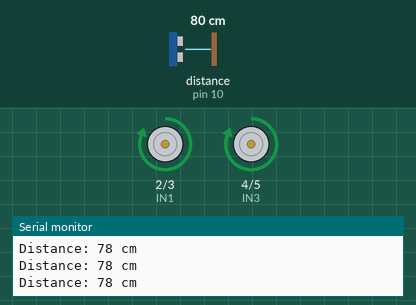
Simulated run of this sketch. Board: Arduino Uno, built with avr-gcc and run on an emulated ATmega328P. Shown: motor-driver pin pairs drawn as motors (green arrow = first pin HIGH = forward, orange = second pin HIGH = backward, longer = more drive), the last lines printed to the serial monitor. Wiring (inferred from the names in the program): ultrasonic range finder: trigger pin 9; echo pin 10. The inputs (shaded band) are chosen by the test bench; at power-on: distance to the obstacle (sensor on pin 10) 80 cm. The echo pulse lasts 58.3 µs per cm.

Above: at 1.2 s.
1.3 s: distance to the obstacle (sensor on pin 10) set to 24 cm
2.8 s: distance to the obstacle (sensor on pin 10) set to 20 cm
At 3.5 s:
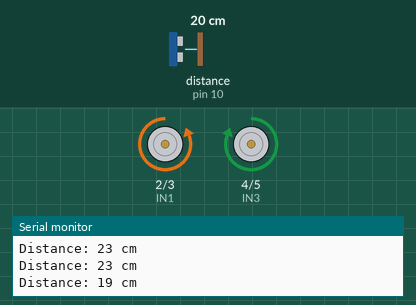
At 4.1 s:
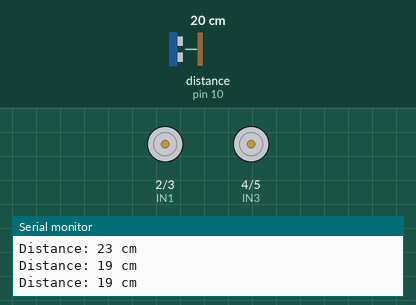
Timing chart, 0 to 11.8 s (numbered marks = the images above; inputs shaded):
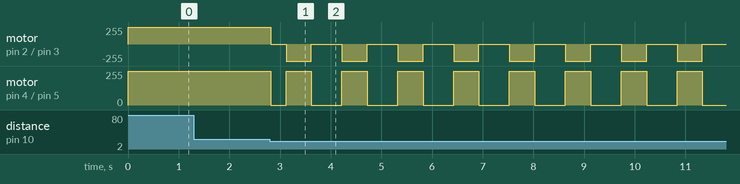

The sketch:

obstacle-avoidance.ino
```cpp
// Motor Pins
const int IN1 = 2;  // Left motor forward
const int IN2 = 3;  // Left motor backward
const int IN3 = 4;  // Right motor forward
const int IN4 = 5;  // Right motor backward

// Ultrasonic Sensor Pins
const int trigPin = 9;
const int echoPin = 10;

// Distance threshold
const int distanceThreshold = 20; // in cm

void setup() {
  // Motor pins
  pinMode(IN1, OUTPUT);
  pinMode(IN2, OUTPUT);
  pinMode(IN3, OUTPUT);
  pinMode(IN4, OUTPUT);

  // Ultrasonic sensor pins
  pinMode(trigPin, OUTPUT);
  pinMode(echoPin, INPUT);

  Serial.begin(9600);
}

void loop() {
  int distance = getDistance();

  Serial.print("Distance: ");
  Serial.print(distance);
  Serial.println(" cm");

  if (distance > distanceThreshold) {
    moveForward();
  } else {
    stopMotors();
    delay(300);
    turnLeft();  // Try turning left first
    delay(500);
    stopMotors();
    delay(300);
  }
}

// Measure distance using HC-SR04
int getDistance() {
  digitalWrite(trigPin, LOW);
  delayMicroseconds(2);

  digitalWrite(trigPin, HIGH);
  delayMicroseconds(10);
  digitalWrite(trigPin, LOW);

  long duration = pulseIn(echoPin, HIGH);
  int distance = duration * 0.034 / 2;

  return distance;
}

// Movement functions
void moveForward() {
  digitalWrite(IN1, HIGH);
  digitalWrite(IN2, LOW);
  digitalWrite(IN3, HIGH);
  digitalWrite(IN4, LOW);
}

void moveBackward() {
  digitalWrite(IN1, LOW);
  digitalWrite(IN2, HIGH);
  digitalWrite(IN3, LOW);
  digitalWrite(IN4, HIGH);
}

void turnLeft() {
  digitalWrite(IN1, LOW);
  digitalWrite(IN2, HIGH);
  digitalWrite(IN3, HIGH);
  digitalWrite(IN4, LOW);
}

void turnRight() {
  digitalWrite(IN1, HIGH);
  digitalWrite(IN2, LOW);
  digitalWrite(IN3, LOW);
  digitalWrite(IN4, HIGH);
}

void stopMotors() {
  digitalWrite(IN1, LOW);
  digitalWrite(IN2, LOW);
  digitalWrite(IN3, LOW);
  digitalWrite(IN4, LOW);
}
```

Measured:
- the behaviour switches between 22 and 21 cm on distance to the obstacle (sensor on pin 10) (found by bisection; images 0 and 1)
- after the input at 2.8 s, motor on pin 2 (IN1) / pin 3 (IN2): forward 255/255 → stopped at once, then repeats every 1.1 s: backward 255/255 0.50 s, stopped 0.60 s; motor on pin 4 (IN3) / pin 5 (IN4): forward 255/255 → stopped at once, then repeats every 1.1 s: forward 255/255 0.50 s, stopped 0.60 s
